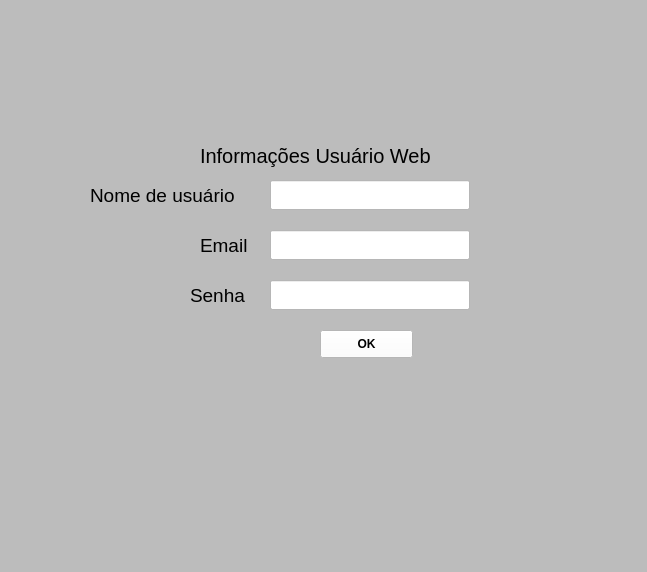
<?xml version="1.0" encoding="UTF-8"?>
<ui version="4.0">
 <class>MainWindow</class>
 <widget class="QMainWindow" name="MainWindow">
  <property name="geometry">
   <rect>
    <x>0</x>
    <y>0</y>
    <width>647</width>
    <height>572</height>
   </rect>
  </property>
  <property name="windowTitle">
   <string>MainWindow</string>
  </property>
  <property name="styleSheet">
   <string notr="true">background-color: rgb(188, 188, 188)
</string>
  </property>
  <widget class="QWidget" name="centralwidget">
   <widget class="QLabel" name="label">
    <property name="geometry">
     <rect>
      <x>200</x>
      <y>140</y>
      <width>291</width>
      <height>31</height>
     </rect>
    </property>
    <property name="font">
     <font>
      <pointsize>15</pointsize>
     </font>
    </property>
    <property name="text">
     <string>Informações Usuário Web</string>
    </property>
   </widget>
   <widget class="QLineEdit" name="nomeUsuario">
    <property name="geometry">
     <rect>
      <x>270</x>
      <y>180</y>
      <width>200</width>
      <height>30</height>
     </rect>
    </property>
    <property name="font">
     <font>
      <pointsize>10</pointsize>
     </font>
    </property>
    <property name="styleSheet">
     <string notr="true">background-color: rgb(255, 255, 255)</string>
    </property>
    <property name="maxLength">
     <number>20</number>
    </property>
   </widget>
   <widget class="QLineEdit" name="email">
    <property name="geometry">
     <rect>
      <x>270</x>
      <y>230</y>
      <width>200</width>
      <height>30</height>
     </rect>
    </property>
    <property name="font">
     <font>
      <pointsize>10</pointsize>
     </font>
    </property>
    <property name="styleSheet">
     <string notr="true">background-color: rgb(255, 255, 255)</string>
    </property>
    <property name="maxLength">
     <number>100</number>
    </property>
   </widget>
   <widget class="QLineEdit" name="senha">
    <property name="geometry">
     <rect>
      <x>270</x>
      <y>280</y>
      <width>200</width>
      <height>30</height>
     </rect>
    </property>
    <property name="font">
     <font>
      <pointsize>10</pointsize>
     </font>
    </property>
    <property name="styleSheet">
     <string notr="true">background-color: rgb(255, 255, 255)</string>
    </property>
    <property name="text">
     <string/>
    </property>
    <property name="maxLength">
     <number>11</number>
    </property>
    <property name="echoMode">
     <enum>QLineEdit::Password</enum>
    </property>
   </widget>
   <widget class="QLabel" name="label_2">
    <property name="geometry">
     <rect>
      <x>90</x>
      <y>185</y>
      <width>171</width>
      <height>21</height>
     </rect>
    </property>
    <property name="font">
     <font>
      <pointsize>14</pointsize>
     </font>
    </property>
    <property name="text">
     <string>Nome de usuário</string>
    </property>
   </widget>
   <widget class="QLabel" name="label_4">
    <property name="geometry">
     <rect>
      <x>200</x>
      <y>235</y>
      <width>61</width>
      <height>21</height>
     </rect>
    </property>
    <property name="font">
     <font>
      <pointsize>14</pointsize>
     </font>
    </property>
    <property name="text">
     <string>Email</string>
    </property>
   </widget>
   <widget class="QLabel" name="label_3">
    <property name="geometry">
     <rect>
      <x>190</x>
      <y>285</y>
      <width>71</width>
      <height>21</height>
     </rect>
    </property>
    <property name="font">
     <font>
      <pointsize>14</pointsize>
     </font>
    </property>
    <property name="text">
     <string>Senha</string>
    </property>
   </widget>
   <widget class="QPushButton" name="pushButton">
    <property name="geometry">
     <rect>
      <x>320</x>
      <y>330</y>
      <width>93</width>
      <height>28</height>
     </rect>
    </property>
    <property name="font">
     <font>
      <weight>75</weight>
      <bold>true</bold>
     </font>
    </property>
    <property name="styleSheet">
     <string notr="true">background-color: rgb(255, 255, 255)</string>
    </property>
    <property name="text">
     <string>OK</string>
    </property>
   </widget>
  </widget>
  <widget class="QMenuBar" name="menubar">
   <property name="geometry">
    <rect>
     <x>0</x>
     <y>0</y>
     <width>647</width>
     <height>26</height>
    </rect>
   </property>
  </widget>
  <widget class="QStatusBar" name="statusbar"/>
 </widget>
 <resources/>
 <connections/>
</ui>
